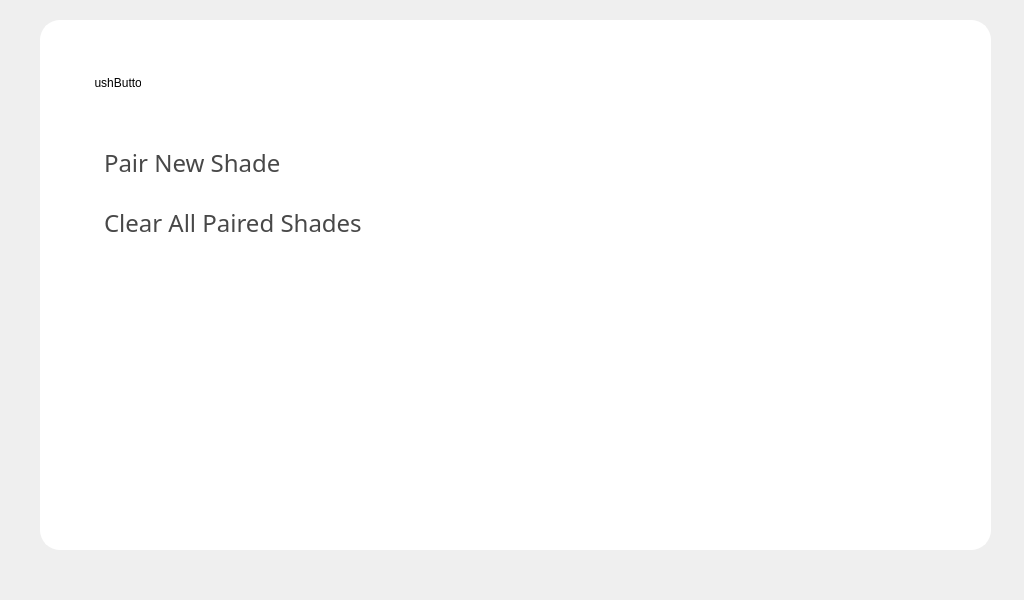
<?xml version="1.0" encoding="UTF-8"?>
<ui version="4.0">
 <class>settingsScreen</class>
 <widget class="QWidget" name="settingsScreen">
  <property name="geometry">
   <rect>
    <x>0</x>
    <y>0</y>
    <width>1024</width>
    <height>600</height>
   </rect>
  </property>
  <property name="windowTitle">
   <string>Form</string>
  </property>
  <widget class="QStackedWidget" name="settingsWidget">
   <property name="geometry">
    <rect>
     <x>40</x>
     <y>20</y>
     <width>951</width>
     <height>530</height>
    </rect>
   </property>
   <property name="styleSheet">
    <string notr="true">QWidget {
	background-color: white;
	border: 2px solid white;
	border-radius: 20px;
}</string>
   </property>
   <widget class="QWidget" name="mainPage">
    <widget class="QPushButton" name="closeButton">
     <property name="geometry">
      <rect>
       <x>50</x>
       <y>30</y>
       <width>51</width>
       <height>61</height>
      </rect>
     </property>
     <property name="text">
      <string>PushButton</string>
     </property>
    </widget>
    <widget class="QPushButton" name="pairButton">
     <property name="geometry">
      <rect>
       <x>60</x>
       <y>120</y>
       <width>351</width>
       <height>41</height>
      </rect>
     </property>
     <property name="font">
      <font>
       <family>Live Nation</family>
       <pointsize>18</pointsize>
      </font>
     </property>
     <property name="styleSheet">
      <string notr="true">QPushButton { 
	text-align: left; 
	background-color: transparent; 
	color: rgb(72, 72, 72)
}</string>
     </property>
     <property name="text">
      <string>Pair New Shade</string>
     </property>
    </widget>
    <widget class="QPushButton" name="clearButton">
     <property name="geometry">
      <rect>
       <x>60</x>
       <y>180</y>
       <width>351</width>
       <height>41</height>
      </rect>
     </property>
     <property name="font">
      <font>
       <family>Live Nation</family>
       <pointsize>18</pointsize>
      </font>
     </property>
     <property name="styleSheet">
      <string notr="true">QPushButton { 
	text-align: left; 
	background-color: transparent; 
	color: rgb(72, 72, 72)
}</string>
     </property>
     <property name="text">
      <string>Clear All Paired Shades</string>
     </property>
    </widget>
   </widget>
   <widget class="QWidget" name="pairingPage">
    <widget class="QLabel" name="label">
     <property name="geometry">
      <rect>
       <x>200</x>
       <y>60</y>
       <width>531</width>
       <height>71</height>
      </rect>
     </property>
     <property name="font">
      <font>
       <family>Live Nation</family>
       <pointsize>48</pointsize>
      </font>
     </property>
     <property name="text">
      <string>Searching for shades...</string>
     </property>
    </widget>
    <widget class="QPushButton" name="cancelPairingButton">
     <property name="geometry">
      <rect>
       <x>400</x>
       <y>350</y>
       <width>131</width>
       <height>51</height>
      </rect>
     </property>
     <property name="font">
      <font>
       <family>Live Nation</family>
      </font>
     </property>
     <property name="styleSheet">
      <string notr="true">QPushButton {
    color: rgb(72, 72, 72);
    border: 2px solid rgb(72, 72, 72);
    border-radius: 10px;
}
</string>
     </property>
     <property name="text">
      <string>Cancel</string>
     </property>
    </widget>
    <widget class="QLabel" name="label_2">
     <property name="geometry">
      <rect>
       <x>160</x>
       <y>180</y>
       <width>611</width>
       <height>71</height>
      </rect>
     </property>
     <property name="font">
      <font>
       <family>Live Nation</family>
       <pointsize>18</pointsize>
      </font>
     </property>
     <property name="text">
      <string>To enter pairing mode, press and hold button on shade until LED starts flashing. Only pair one shade at a time to prevent pairing issues.</string>
     </property>
     <property name="alignment">
      <set>Qt::AlignCenter</set>
     </property>
     <property name="wordWrap">
      <bool>true</bool>
     </property>
    </widget>
   </widget>
   <widget class="QWidget" name="clearPage">
    <widget class="QPushButton" name="confirmClearButton">
     <property name="geometry">
      <rect>
       <x>150</x>
       <y>380</y>
       <width>231</width>
       <height>101</height>
      </rect>
     </property>
     <property name="font">
      <font>
       <family>Live Nation</family>
       <pointsize>24</pointsize>
      </font>
     </property>
     <property name="styleSheet">
      <string notr="true">QPushButton {
    color: rgb(72, 72, 72);
    border: 2px solid rgb(72, 72, 72);
    border-radius: 10px;
}
</string>
     </property>
     <property name="text">
      <string>Clear All Shades</string>
     </property>
    </widget>
    <widget class="QLabel" name="label_3">
     <property name="geometry">
      <rect>
       <x>140</x>
       <y>210</y>
       <width>671</width>
       <height>101</height>
      </rect>
     </property>
     <property name="font">
      <font>
       <family>Live Nation</family>
       <pointsize>18</pointsize>
      </font>
     </property>
     <property name="text">
      <string>Are you sure you would like to remove all shades? This action is irreversible, and all shades must be paired again manually.</string>
     </property>
     <property name="alignment">
      <set>Qt::AlignCenter</set>
     </property>
     <property name="wordWrap">
      <bool>true</bool>
     </property>
    </widget>
    <widget class="QLabel" name="label_4">
     <property name="geometry">
      <rect>
       <x>160</x>
       <y>50</y>
       <width>631</width>
       <height>121</height>
      </rect>
     </property>
     <property name="font">
      <font>
       <family>Live Nation</family>
       <pointsize>48</pointsize>
      </font>
     </property>
     <property name="text">
      <string>Clear All Shades?</string>
     </property>
     <property name="alignment">
      <set>Qt::AlignCenter</set>
     </property>
    </widget>
    <widget class="QPushButton" name="confirmCancelButton">
     <property name="geometry">
      <rect>
       <x>550</x>
       <y>380</y>
       <width>231</width>
       <height>101</height>
      </rect>
     </property>
     <property name="font">
      <font>
       <family>Live Nation</family>
       <pointsize>24</pointsize>
      </font>
     </property>
     <property name="styleSheet">
      <string notr="true">QPushButton {
    color: rgb(72, 72, 72);
    border: 2px solid rgb(72, 72, 72);
    border-radius: 10px;
}
</string>
     </property>
     <property name="text">
      <string>Cancel</string>
     </property>
    </widget>
   </widget>
  </widget>
 </widget>
 <resources/>
 <connections/>
</ui>
